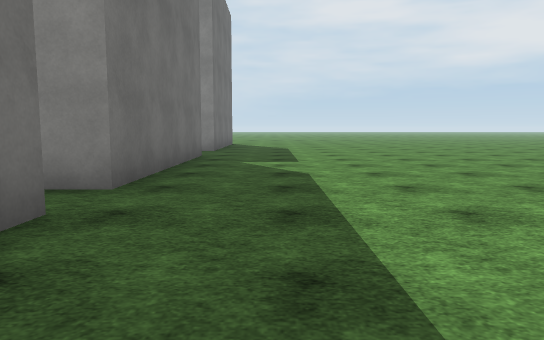
[1] (above)

17 first-person views from a walk through a Unity game level. The camera is 1.2 m above the floor, tilts 6° down and sees 70° across. The floor is counted in squares, 2 m on a side. Each view is taken from the middle of a square. On the plan, view 1 faces up. The plan holds only what a view shows up to about 11 squares ahead; the rest is blank. The place goes on beyond the plan. Surface patterns are stand-ins for the level's own textures.

[2]
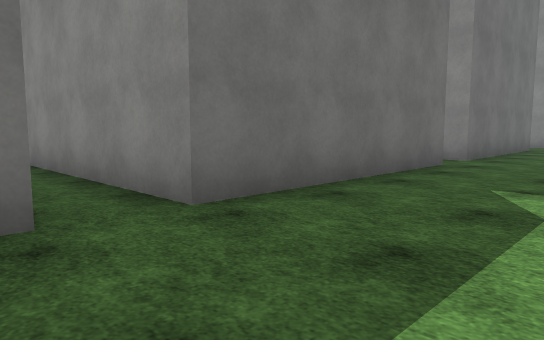

[3]
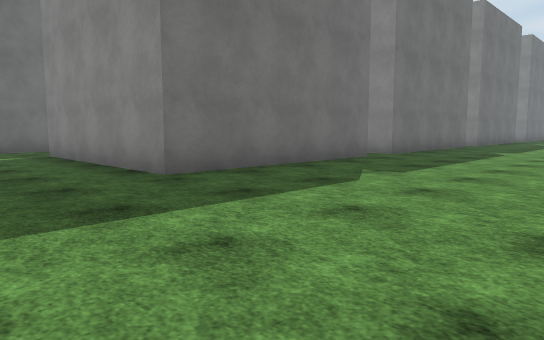

[4]
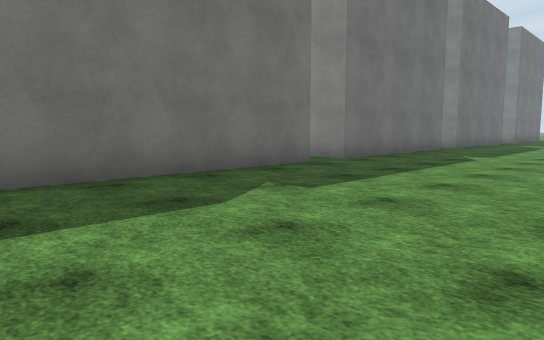

[5]
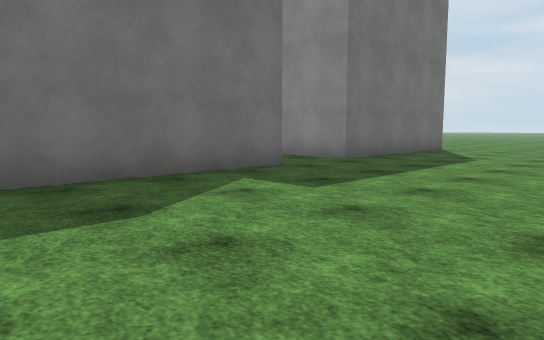

[6]
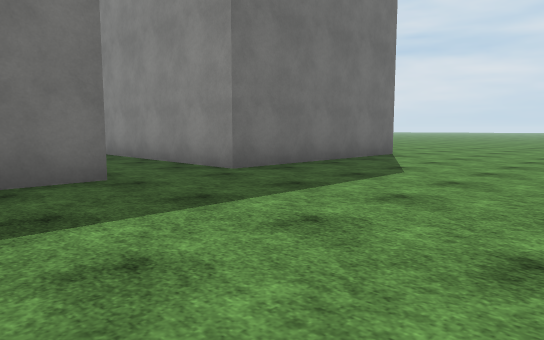

[7]
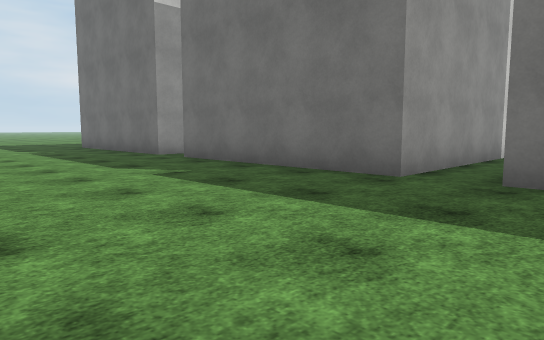

[8]
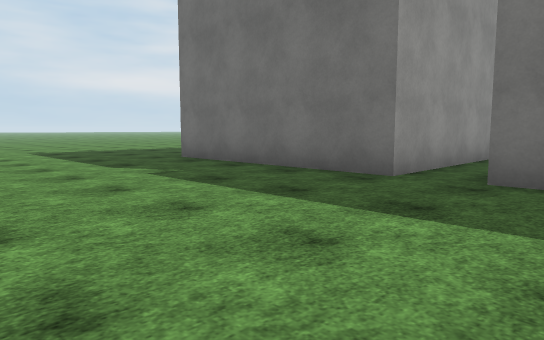

[9]
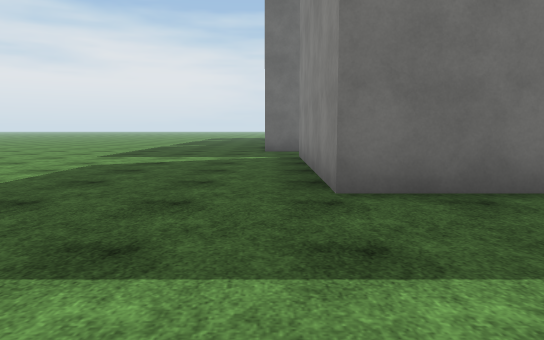

[10]
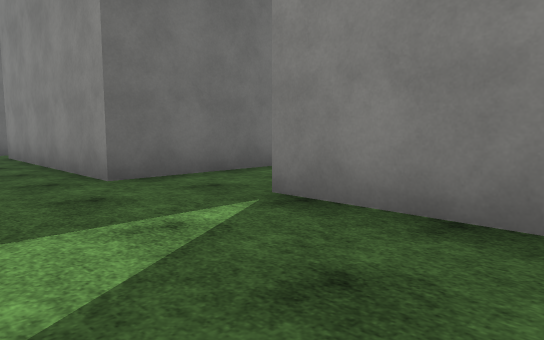

[11]
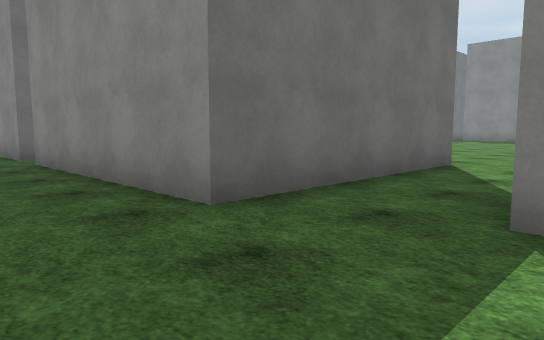

[12]
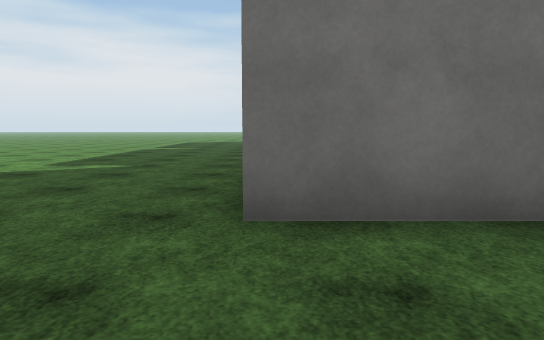

[13]
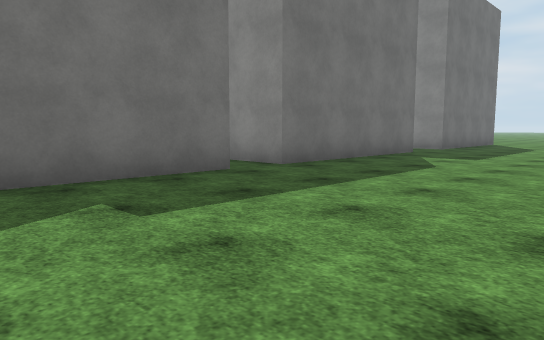

[14]
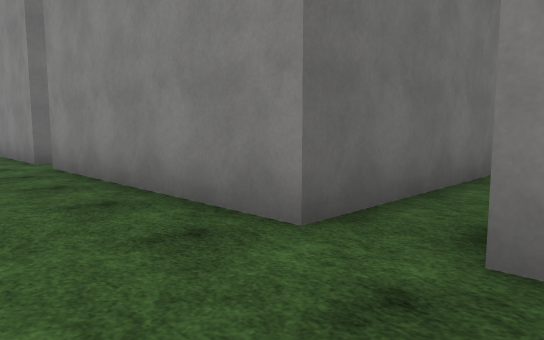

[15]
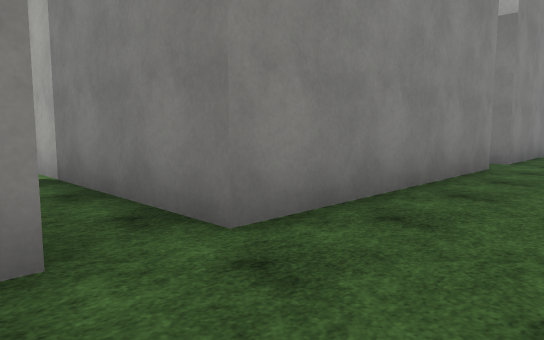

[16]
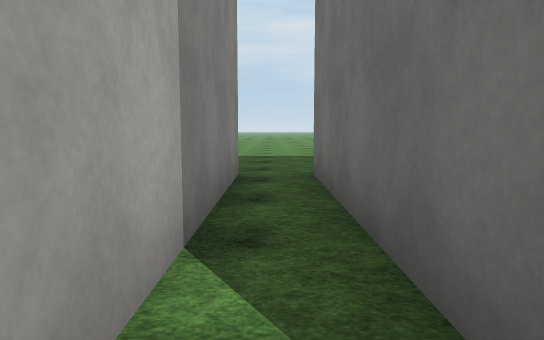

[17]
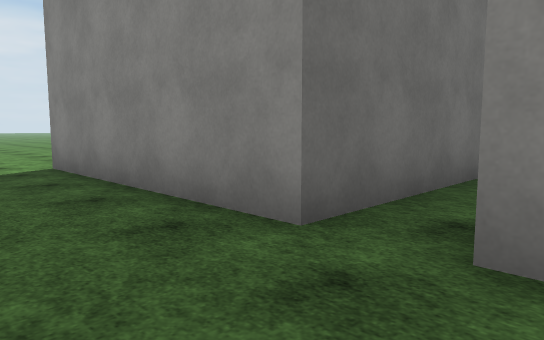

### Floor plan
Points are (right, up) in squares from view 1. A wall is a line through its corners. A room is listed if a view was taken in it or the views show most of it. See-through windows are left out.
Room 1 (views 1, 2, 3, 4, 5, 6, 7, 8, 9, 10, 11, 12, 13, 14, 15, 16, 17)
walls: (-5.5, -3.4) (-1.6, -3.4) (-1.6, -8.4) (-6.6, -8.4); (-8.5, -4.1) (-8.5, -9.2) (-13.5, -9.2); (-6.2, 2.7) (-1.6, 2.7) (-1.6, -2.3) (-6.4, -2.3); (-14.5, -5.4) (-14.5, -9.2) (-19.6, -9.2) (-19.6, -4.5); (-1.6, 8.9) (-1.6, 3.8) (-3.1, 3.8); (-20.6, -4.8) (-20.6, -9.2) (-25.6, -9.2); (-1.6, 14.5) (-1.6, 10.8) (-6.4, 10.8)
ways out: opening at (-25.5, -10.5); opening at (-20, -4); opening at (-7.3, -3)

Where each view was taken, in squares from view 1:
view 1: 0 up, 0 right, facing up
view 2: 4 down, 1 right, facing up-left
view 3: 11 down, 3 right, facing up-left
view 4: 9 down, 3 right, facing up-left
view 5: 4 up, 3 right, facing up-left
view 6: 7 up, 3 right, facing up-left
view 7: 5 up, 3 right, facing down-left
view 8: 1 down, 3 right, facing down-left
view 9: 9 down, 2 right, facing left
view 10: 11 down, 4 left, facing up-left
view 11: 11 down, 6 left, facing up-left
view 12: 9 down, 6 left, facing left
view 13: 1 down, 3 right, facing up-left
view 14: 11 down, 13 left, facing up-left
view 15: 11 down, 21 left, facing up-right
view 16: 4 down, 20 left, facing down
view 17: 11 down, 19 left, facing up-left
